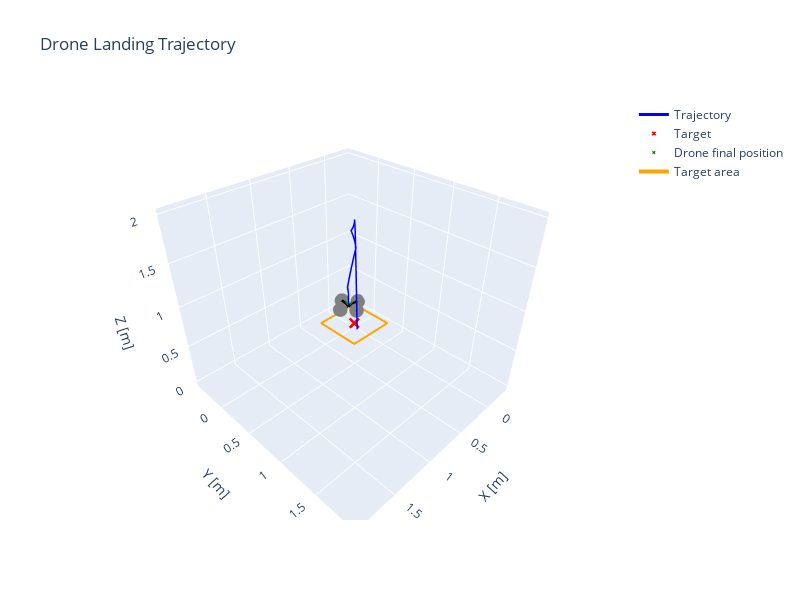

Notebook cell for this chart:
### Markdown cell above
# 3. Drone control in real situation - Study of the impact of wind, delay and losses

## Well that's done, what could go wrong in real life?

In a real setup, such a system faces the following issues :
- External unknown wind
- Measurement noises
- Packet loss
- Non-fixed communication delays

![complex diagram](images/complex_diagram.jpg)

## Wind effect

Wind is off course the unknown component of our problem. It could be theoretically roughly estimated using drone's sensors but rather than relying on a potential estimation of the wind, we rather focus on making our drone's controller robust to disturbances. To do so, we implement the following 2-fold process for wind simulation. First, for each experiment we draw a general wind vector which will stay in a fixed direction and magnitude. Then, at each timestep, we consider a small variation around this wind vector to model uncertainty. 


We model the wind as a combination of a fixed global component and a small random fluctuation.

First, a constant wind vector is uniformly drawn at the beginning of each experiment:

$$
w_0 \sim \mathcal{U}([min,max]),
$$

where ($w_0 \in \mathbb{R}^3$) represents the nominal wind in ($(x,y,z)$) directions.

Then, at each timestep $(k)$, the effective wind is modeled as:

$$
w_k = w_0 + \delta_k, \qquad \delta_k \sim \mathcal{N}(0, \sigma_w^2 I),
$$

where ($\delta_k$) represents zero-mean Gaussian noise with standard deviation ($ \sigma_w $ ).

The drone’s velocity update is then perturbed as

$$
v_{k+1} = u_k +  w_k,
$$

with ($u_k$) the commanded velocity in the world frame and ($\Delta t$) the simulation timestep.

### Code cell
from PID_run import run_noisy_pid_simulation
sim_dt = 0.1         # simulation step (10 Hz)
env = DroneLandingEnv(render_mode=None, dt=sim_dt)
controller_dt = 1.0  # controller step (1 Hz)

pid = PIDController(Kp=[2.0,2.0,2.0, 1.0], Ki=[0.0,0.0,0.0,0.0], Kd=[0.0,0.0,0.0,0.0], dt=controller_dt, integral_limit=0.5, z_fixed_speed= -0.2, yaw_2_steps =True, finer_gains=True)

# Delay and packet loss parameters
wind_std=[0.2, 0.2, 0.2, 0.2]

states, target = run_noisy_pid_simulation(env = env, pid = pid, init_mode='fixed', plot=True, init_pos = [2.0,2.0,2.0,2.0], max_delay_steps = 0, p_loss = 0, wind_std = wind_std, noise_std = 0.0)

### Figure 1 — Plotly figure (JSON) as saved in the notebook; plotly's stock layout.template omitted (floating-point values rounded to 4 significant figures)
{"data": [{"line": {"color": "blue", "width": 3}, "mode": "lines", "name": "Trajectory", "x": [1.93, 1.859, 1.789, 1.719, 1.648, 1.578, 1.508, 1.437, 1.367, 1.297, 1.227, 1.157, 1.087, 1.018, 0.9479, 0.8781, 0.8084, 0.7386, 0.6688, 0.599, 0.5324, 0.4657, 0.399, 0.3324, 0.2657, 0.1991, 0.1324, 0.06577, -0.0008841, -0.06754, -0.06085, -0.05353, -0.04565, -0.0373, -0.02854, -0.01948, -0.01019, -0.0007669, 0.008694, 0.0181, 0.0146, 0.01181, 0.009774, 0.008505, 0.008016, 0.008311, 0.009388, 0.01124, 0.01384, 0.01717, 0.001584, -0.01452, -0.03114, -0.04828, -0.06592, -0.08407, -0.1027, -0.1219, -0.1311, -0.1434, -0.1523], "y": [1.93, 1.859, 1.789, 1.719, 1.648, 1.578, 1.508, 1.437, 1.367, 1.297, 1.227, 1.157, 1.087, 1.018, 0.9479, 0.8781, 0.8084, 0.7386, 0.6688, 0.599, 0.5324, 0.4657, 0.399, 0.3324, 0.2657, 0.1991, 0.1324, 0.06577, -0.0008841, -0.06754, -0.06085, -0.05485, -0.04961, -0.04517, -0.04158, -0.03888, -0.03708, -0.03621, -0.03628, -0.03728, -0.03006, -0.02253, -0.01476, -0.006834, 0.001179, 0.009202, 0.01716, 0.02497, 0.03257, 0.03987, 0.003677, -0.03229, -0.06802, -0.1035, -0.1387, -0.1737, -0.2084, -0.2429, -0.2352, -0.2483, -0.2507], "z": [1.989, 1.979, 1.968, 1.958, 1.947, 1.937, 1.926, 1.916, 1.905, 1.895, 1.878, 1.862, 1.846, 1.83, 1.814, 1.798, 1.782, 1.765, 1.749, 1.733, 1.7, 1.666, 1.633, 1.6, 1.566, 1.533, 1.499, 1.466, 1.433, 1.399, 1.389, 1.379, 1.37, 1.36, 1.35, 1.34, 1.33, 1.32, 1.31, 1.3, 1.281, 1.261, 1.242, 1.223, 1.203, 1.184, 1.165, 1.145, 1.126, 1.106, 1.016, 0.9249, 0.8342, 0.7434, 0.6526, 0.5618, 0.471, 0.3803, 0.2803, 0.1803, 0.08026], "type": "scatter3d"}, {"marker": {"color": "red", "size": 4, "symbol": "x"}, "mode": "markers", "name": "Target", "x": [0.0], "y": [0.0], "z": [0.0], "type": "scatter3d"}, {"marker": {"color": "green", "size": 3, "symbol": "x"}, "mode": "markers", "name": "Drone final position", "x": [-0.1523], "y": [-0.2507], "z": [0.08026], "type": "scatter3d"}, {"line": {"color": "black", "width": 5}, "mode": "lines", "showlegend": false, "x": [-0.3018, -0.002804], "y": [-0.2382, -0.2632], "z": [0.08026, 0.08026], "type": "scatter3d"}, {"line": {"color": "black", "width": 5}, "mode": "lines", "showlegend": false, "x": [-0.1648, -0.1398], "y": [-0.4002, -0.1012], "z": [0.08026, 0.08026], "type": "scatter3d"}, {"marker": {"color": "gray", "size": 5, "symbol": "circle"}, "mode": "markers", "showlegend": false, "x": [-0.002804], "y": [-0.2632], "z": [0.08026], "type": "scatter3d"}, {"marker": {"color": "gray", "size": 5, "symbol": "circle"}, "mode": "markers", "showlegend": false, "x": [-0.3018], "y": [-0.2382], "z": [0.08026], "type": "scatter3d"}, {"marker": {"color": "gray", "size": 5, "symbol": "circle"}, "mode": "markers", "showlegend": false, "x": [-0.1398], "y": [-0.1012], "z": [0.08026], "type": "scatter3d"}, {"marker": {"color": "gray", "size": 5, "symbol": "circle"}, "mode": "markers", "showlegend": false, "x": [-0.1648], "y": [-0.4002], "z": [0.08026], "type": "scatter3d"}, {"line": {"color": "orange", "width": 4}, "mode": "lines", "name": "Target area", "x": [-0.3, 0.3, 0.3, -0.3, -0.3], "y": [-0.3, -0.3, 0.3, 0.3, -0.3], "z": [0.0, 0.0, 0.0, 0.0, 0.0], "type": "scatter3d"}], "layout": {"scene": {"xaxis": {"title": {"text": "X [m]"}}, "yaxis": {"title": {"text": "Y [m]"}}, "zaxis": {"title": {"text": "Z [m]"}}, "aspectmode": "data"}, "title": {"text": "Drone Landing Trajectory"}, "width": 800, "height": 600}}
